Frame 1 (no input): blank canvas, image omitted
Frame 60 (no input): blank canvas, image omitted
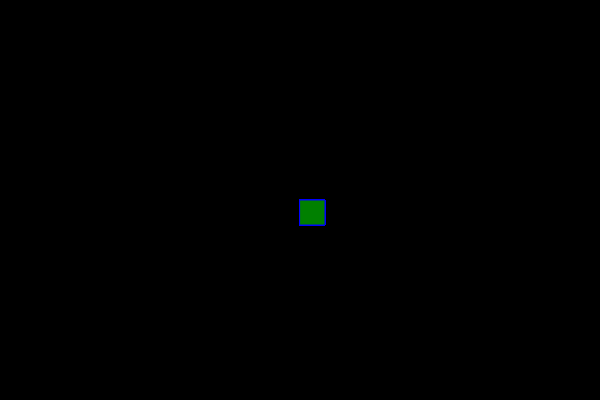
Frame 120 (the mouse pressed at the canvas centre since frame 60)

The p5.js sketch whose frames 1 and 60 were blank and that drew this single picture after the mouse press (run headless with seeded random() and noise() and a simulated clock; from frame 60 on, the mouse is pressed at the canvas centre):

// p5.js sketch
// ── sketch.js
function setup() {
    createCanvas(600, 400);
    background ("black");}
  
  function draw() {
    stroke("blue");
    fill("green");
  
    // console.log(mouseIsPressed)
  
    if (mouseIsPressed) {
      rect(mouseX, mouseY, 25, 25);
    }
  }
